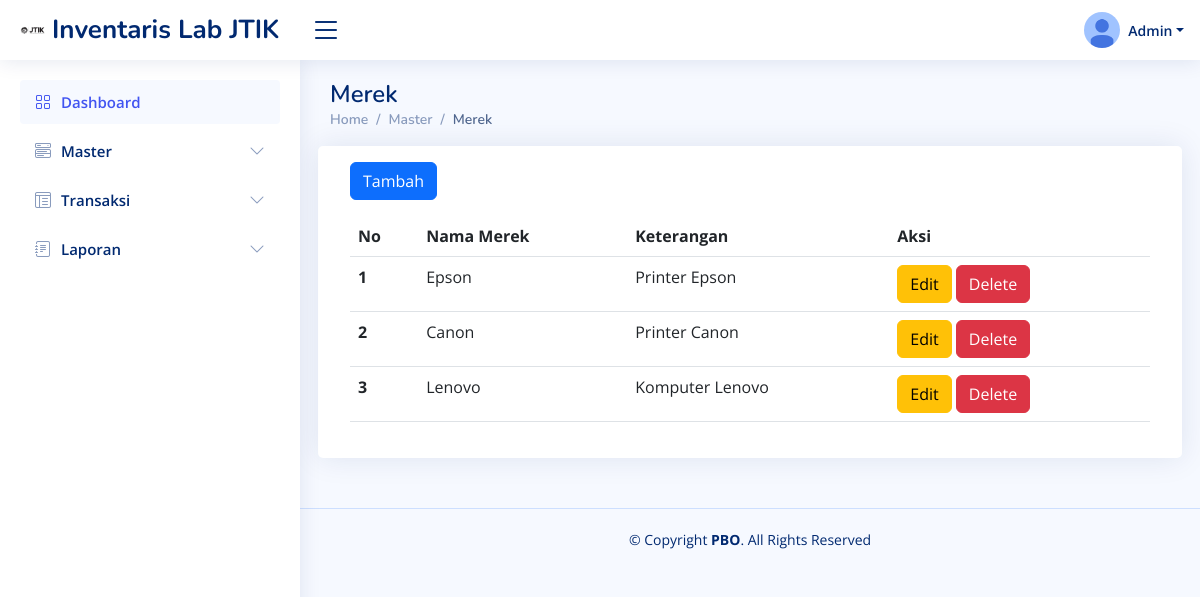
/merek.php (signed in), run on the app's committed database.
### tables this page shows
CREATE TABLE `merek` (
  `id_merek` int(11) NOT NULL,
  `nama_merek` varchar(128) NOT NULL,
  `keterangan` varchar(255) NOT NULL
);

### function.php (called while the page is built, shortened)
<?php
$conn = mysqli_connect('localhost', 'root', '', 'inventarislab');
function select($query) {
    global $conn;
    $result = mysqli_query($conn, $query);
    $rows = [];
    while($row = mysqli_fetch_assoc($result)) {
        $rows[] = $row;
    }
    return $rows;
}
?>

### merek.php (the view, shortened to what this page needs)
<?php
  require 'function.php';
  $merek = select("SELECT * FROM merek");
?>
<!DOCTYPE html>
<html lang="en">
<head>
  <link href="assets/vendor/bootstrap/css/bootstrap.min.css" rel="stylesheet">
  <link href="assets/vendor/bootstrap-icons/bootstrap-icons.css" rel="stylesheet">
  <link href="assets/vendor/boxicons/css/boxicons.min.css" rel="stylesheet">
  <link href="assets/vendor/quill/quill.snow.css" rel="stylesheet">
  <link href="assets/vendor/quill/quill.bubble.css" rel="stylesheet">
  <link href="assets/vendor/remixicon/remixicon.css" rel="stylesheet">
  <link href="assets/vendor/simple-datatables/style.css" rel="stylesheet">
  <link href="assets/css/style.css" rel="stylesheet">
</head>
<body>
<header id="header" class="header fixed-top d-flex align-items-center">
<div class="d-flex align-items-center justify-content-between">
  <a href="index.php" class="logo d-flex align-items-center">
    <img src="assets/img/logoJTIK.png" alt="">
    <span class="d-none d-lg-block">Inventaris Lab JTIK</span>
  </a>
  <i class="bi bi-list toggle-sidebar-btn"></i>
</div>
<nav class="header-nav ms-auto">
  <ul class="d-flex align-items-center">
    <li class="nav-item dropdown pe-3">
      <a class="nav-link nav-profile d-flex align-items-center pe-0" href="#" data-bs-toggle="dropdown">
        <img src="assets/img/photo.png" alt="Profile" class="rounded-circle">
        <span class="d-none d-md-block dropdown-toggle ps-2"><?= $_SESSION['nama'];?></span>
      </a>
    </li>
  </ul>
</nav>
</header>
<aside id="sidebar" class="sidebar">
<ul class="sidebar-nav" id="sidebar-nav">
  <li class="nav-item">
    <a class="nav-link " href="index.php">
      <i class="bi bi-grid"></i>
      <span>Dashboard</span>
    </a>
  </li>
  <?php
    if($_SESSION['role'] == 'admin'){
  ?>
  <li class="nav-item">
    <a class="nav-link collapsed" data-bs-target="#tables-nav" data-bs-toggle="collapse" href="#">
      <i class="bi bi-menu-button-wide"></i><span>Master</span><i class="bi bi-chevron-down ms-auto"></i>
    </a>
  </li>
  <li class="nav-item">
    <a class="nav-link collapsed" data-bs-target="#tabless-nav" data-bs-toggle="collapse" href="#">
      <i class="bi bi-layout-text-window-reverse"></i><span>Transaksi</span><i class="bi bi-chevron-down ms-auto"></i>
    </a>
  </li>
  <li class="nav-item">
    <a class="nav-link collapsed" data-bs-target="#forms-nav" data-bs-toggle="collapse" href="#">
      <i class="bi bi-journal-text"></i><span>Laporan</span><i class="bi bi-chevron-down ms-auto"></i>
    </a>
  </li>
  <?php } ?>
</ul>
</aside>
<main id="main" class="main">
<div class="pagetitle">
  <h1>Merek</h1>
  <nav>
    <ol class="breadcrumb">
      <li class="breadcrumb-item"><a href="index.php">Home</a></li>
          <li class="breadcrumb-item">Master</li>
          <li class="breadcrumb-item active">Merek</li>
        </ol>
      </nav>
    </div>
    <section class="section">
      <div class="row">
        <div class="card">
          <div class="card-body">
            <button type="button" class="btn btn-primary mt-3 mb-3" data-bs-toggle="modal" data-bs-target="#tambah">Tambah</button>
            <table class="table">
              <thead>
                <tr>
                  <th scope="col">No</th>
                  <th scope="col">Nama Merek</th>
                  <th scope="col">Keterangan</th>
                  <th scope="col">Aksi</th>
                </tr>
              </thead>
              <?php
                $i = 1;
                foreach($merek as $row) {
              ?>
              <tbody>
                <tr>
                  <th scope="row"><?= $i ?></th>
                  <td><?= $row['nama_merek']; ?></td>
                  <td><?= $row['keterangan']; ?></td>
                  <td>
                    <button type="button" class="btn btn-warning" data-bs-toggle="modal" data-bs-target="#edit<?= $i; ?>">Edit</button>
                    <button type="button" class="btn btn-danger" data-bs-toggle="modal" data-bs-target="#delete<?= $i; ?>">Delete</button>
                  </td>
                </tr>
              </tbody>
              <?php
                  $i++;
                }
              ?>
            </table>
          </div>
        </div>
      </div>
    </section>
  </main>
  <footer id="footer" class="footer">
    <div class="copyright">
      &copy; Copyright <strong><span>PBO</span></strong>. All Rights Reserved
    </div>
  </footer>
</body>
</html>

### assets/css/style.css (style rules this page uses)
:root { scroll-behavior: smooth; }
body { font-family: "Open Sans", sans-serif; background: #f6f9ff; color: #444444; }
a { color: #4154f1; text-decoration: none; }
h1, h2, h3, h4, h5, h6 { font-family: "Nunito", sans-serif; }
#main { margin-top: 60px; padding: 20px 30px; transition: all 0.3s; }
.pagetitle { margin-bottom: 10px; }
.pagetitle h1 { font-size: 24px; margin-bottom: 0; font-weight: 600; color: #012970; }
.card { margin-bottom: 30px; border: none; border-radius: 5px; box-shadow: 0px 0 30px rgba(1, 41, 112, 0.1); }
.card-body { padding: 0 20px 20px 20px; }
.breadcrumb { font-size: 14px; font-family: "Nunito", sans-serif; color: #899bbd; font-weight: 600; }
.breadcrumb a { color: #899bbd; transition: 0.3s; }
.breadcrumb .breadcrumb-item::before { color: #899bbd; }
.breadcrumb .active { color: #51678f; font-weight: 600; }
.logo { line-height: 1; }
@media (min-width: 1200px) { .logo { width: 280px; } }
.logo img { max-height: 26px; margin-right: 6px; }
.logo span { font-size: 26px; font-weight: 700; color: #012970; font-family: "Nunito", sans-serif; }
.header { transition: all 0.5s; z-index: 997; height: 60px; box-shadow: 0px 2px 20px rgba(1, 41, 112, 0.1); background-color: #fff; padding-left: 20px; }
.header .toggle-sidebar-btn { font-size: 32px; padding-left: 10px; cursor: pointer; color: #012970; }
.header-nav ul { list-style: none; }
.header-nav>ul { margin: 0; padding: 0; }
.header-nav .nav-profile { color: #012970; }
.header-nav .nav-profile img { max-height: 36px; }
.header-nav .nav-profile span { font-size: 14px; font-weight: 600; }
.sidebar { position: fixed; top: 60px; left: 0; bottom: 0; width: 300px; z-index: 996; transition: all 0.3s; padding: 20px; overflow-y: auto; scrollbar-width: thin; scrollbar-color: #aab7cf transparent; box-shadow: 0px 0px 20px rgba(1, 41, 112, 0.1); background-color: #fff; }
@media (min-width: 1200px) { #main, #footer { margin-left: 300px; } }
.sidebar-nav { padding: 0; margin: 0; list-style: none; }
.sidebar-nav li { padding: 0; margin: 0; list-style: none; }
.sidebar-nav .nav-item { margin-bottom: 5px; }
.sidebar-nav .nav-link { display: flex; align-items: center; font-size: 15px; font-weight: 600; color: #4154f1; transition: 0.3; background: #f6f9ff; padding: 10px 15px; border-radius: 4px; }
.sidebar-nav .nav-link i { font-size: 16px; margin-right: 10px; color: #4154f1; }
.sidebar-nav .nav-link.collapsed { color: #012970; background: #fff; }
.sidebar-nav .nav-link.collapsed i { color: #899bbd; }
.sidebar-nav .nav-link .bi-chevron-down { margin-right: 0; transition: transform 0.2s ease-in-out; }
.footer { padding: 20px 0; font-size: 14px; transition: all 0.3s; border-top: 1px solid #cddfff; }
.footer .copyright { text-align: center; color: #012970; }

### data on the page
merek: nama_merek "Epson", keterangan "Printer Epson"
merek: nama_merek "Canon", keterangan "Printer Canon"
merek: nama_merek "Lenovo", keterangan "Komputer Lenovo"

### other printed values
$_SESSION['nama'] "Admin"
